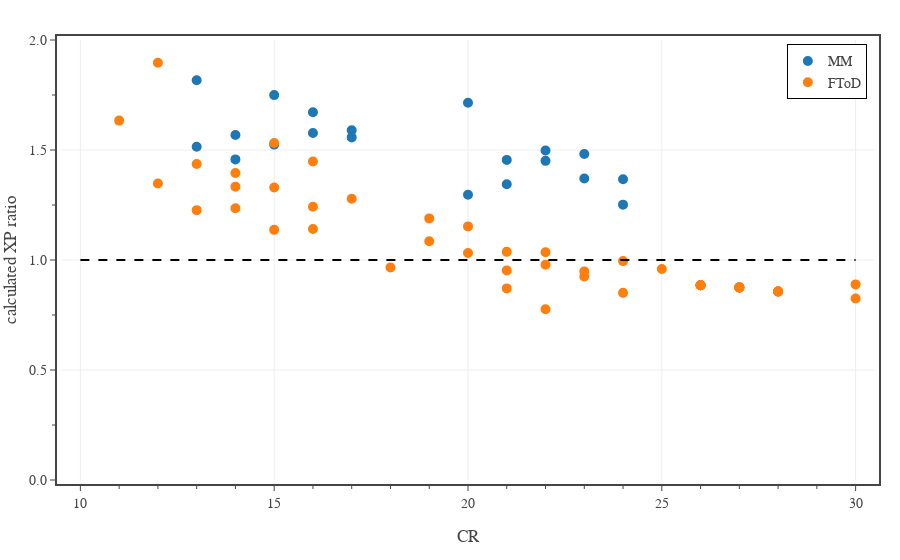

The notebook cell this image was saved under:
### Code cell
# comparison between dragons published in the MM and those puliblished in FToD

# summarize the current dataset
df1 = df0[df0['CR'].between(1,30) & df0['Legendary'].isin(['L','LL']) & df0['Type'].isin(['dragon'])]

# create figure
fig = go.Figure(
    layout=go.Layout(
        template=TFB_TEMPLATE,
        xaxis=dict(
            title_text='CR',
            range=[9.5,30.5],
        ),
        yaxis=dict(
            title_text='calculated XP ratio',
            range=[0, 2],
            tick0=0, dtick=0.5,
            tickformat='.1f',
            minor=dict(tick0=0, dtick=0.25),
        ),
        legend=dict(
            yanchor='top',  y=0.99,
            xanchor='right', x=0.99,
            orientation='v',
        ),
    )
)

# plot results
dft = df1[df1['Book'].isin(['MM'])]
fig.add_trace(go.Scatter(
    x=dft['CR'], 
    y=dft['eXP Ratio'],
    mode='markers',
    name='MM',
    marker=dict(
        size=8, 
        color='#1f77b4', 
        line=dict(color='#1f77b4', width=2)
    ),
    customdata = np.stack((dft['Monster'], dft['Book']), axis=-1),
    hovertemplate = '<b>%{customdata[0]}</b><br>'
                  + 'Book: %{customdata[1]}<br>'
                  + 'CR: %{x:.0f}<br>'
                  + 'XP ratio: %{y:.2f}<br>'
                  + '<extra></extra>',
))

dft = df1[df1['Book'].isin(['FToD'])]
fig.add_trace(go.Scatter(
    x=dft['CR'], 
    y=dft['eXP Ratio'],
    mode='markers',
    name='FToD',
    marker=dict(
        size=8, 
        color='#ff7f0e', 
        line=dict(color='#ff7f0e', width=2)
    ),
    customdata = np.stack((dft['Monster'], dft['Book']), axis=-1),
    hovertemplate = '<b>%{customdata[0]}</b><br>'
                  + 'Book: %{customdata[1]}<br>'
                  + 'CR: %{x:.0f}<br>'
                  + 'XP ratio: %{y:.2f}<br>'
                  + '<extra></extra>',
))

fig.add_trace(go.Scatter(
    x=[10,30], 
    y=[1, 1],
    mode='lines', 
    line=dict(color='black', dash='dash'),
    showlegend=False,
    hoverinfo='skip'
))

# show figure
fig.show(config=TFB_CONFIG)

# save large format figure
if SAVEFIGS:
    file_name = f'./fig-exp-ratio-vs-cr-mm-ftod-type-dragon-large.html'
    fig.write_html(
        file_name, 
        include_plotlyjs=False, 
        full_html=False, 
        config=TFB_CONFIG
    )
    # add style to figure
    with open(file_name, 'r') as fin:
        fig_soup = BeautifulSoup(fin, 'html.parser')

    fig_soup.div['class'] = 'plotly-div-large'
    #fig_soup.div['style'] = 'aspect-ratio: 600/500;'
    with open(file_name, 'wb') as fout:
        fout.write(fig_soup.prettify('utf-8'))

# save small format figure
if SAVEFIGS:
    fig.update_traces(marker=dict(size=6))
    fig.update_layout(font=dict(size=10), legend=dict(font=dict(size=10)))
    file_name = f'./fig-exp-ratio-vs-cr-mm-ftod-type-dragon-small.html'
    fig.write_html(
        file_name, 
        include_plotlyjs=False, 
        full_html=False, 
        config=TFB_CONFIG
    )
    # add style to figure
    with open(file_name, 'r') as fin:
        fig_soup = BeautifulSoup(fin, 'html.parser')

    fig_soup.div['class'] = 'plotly-div-small'
    fig_soup.div['style'] = 'aspect-ratio: 600/500;'
    with open(file_name, 'wb') as fout:
        fout.write(fig_soup.prettify('utf-8'))

### Figure 1 — Plotly figure (JSON) as saved in the notebook; plotly's stock layout.template omitted (floating-point values rounded to 4 significant figures)
{"data": [{"customdata": [["Black Dragon, Adult", "MM"], ["Black Dragon, Ancient", "MM"], ["Blue Dragon, Adult", "MM"], ["Blue Dragon, Ancient", "MM"], ["Brass Dragon, Adult", "MM"], ["Brass Dragon, Ancient", "MM"], ["Bronze Dragon, Adult", "MM"], ["Bronze Dragon, Ancient", "MM"], ["Copper Dragon, Adult", "MM"], ["Copper Dragon, Ancient", "MM"], ["Gold Dragon, Adult", "MM"], ["Gold Dragon, Ancient", "MM"], ["Green Dragon, Adult", "MM"], ["Green Dragon, Ancient", "MM"], ["Red Dragon, Adult", "MM"], ["Red Dragon, Ancient", "MM"], ["Silver Dragon, Adult", "MM"], ["Silver Dragon, Ancient", "MM"], ["White Dragon, Adult", "MM"], ["White Dragon, Ancient", "MM"]], "hovertemplate": "<b>%{customdata[0]}</b><br>Book: %{customdata[1]}<br>CR: %{x:.0f}<br>XP ratio: %{y:.2f}<br><extra></extra>", "marker": {"color": "#1f77b4", "line": {"color": "#1f77b4", "width": 2}, "size": 8}, "mode": "markers", "name": "MM", "type": "scatter", "x": [14, 21, 16, 23, 13, 20, 15, 22, 14, 21, 17, 24, 15, 22, 17, 24, 16, 23, 13, 20], "y": [1.568, 1.455, 1.577, 1.482, 1.515, 1.297, 1.749, 1.497, 1.457, 1.345, 1.557, 1.252, 1.525, 1.451, 1.59, 1.367, 1.671, 1.37, 1.817, 1.715]}, {"customdata": [["Amethyst Dragon, Adult", "FToD"], ["Amethyst Dragon, Adult", "FToD"], ["Amethyst Dragon, Ancient", "FToD"], ["Amethyst Dragon, Ancient", "FToD"], ["Amethyst Greatwyrm", "FToD"], ["Bahamut, Aspect of", "FToD"], ["Black Greatwyrm", "FToD"], ["Blue Greatwyrm", "FToD"], ["Brass Greatwyrm", "FToD"], ["Bronze Greatwyrm", "FToD"], ["Copper Greatwyrm", "FToD"], ["Crystal Dragon, Adult", "FToD"], ["Crystal Dragon, Adult", "FToD"], ["Crystal Dragon, Ancient", "FToD"], ["Crystal Dragon, Ancient", "FToD"], ["Crystal Greatwyrm", "FToD"], ["Deep Dragon, Adult", "FToD"], ["Deep Dragon, Adult", "FToD"], ["Deep Dragon, Ancient", "FToD"], ["Deep Dragon, Ancient", "FToD"], ["Dragon Turtle, Ancient", "FToD"], ["Dragon Turtle, Ancient", "FToD"], ["Emerald Dragon, Adult", "FToD"], ["Emerald Dragon, Adult", "FToD"], ["Emerald Dragon, Ancient", "FToD"], ["Emerald Dragon, Ancient", "FToD"], ["Emerald Greatwyrm", "FToD"], ["Gold Greatwyrm", "FToD"], ["Green Greatwyrm", "FToD"], ["Moonstone Dragon, Adult", "FToD"], ["Moonstone Dragon, Adult", "FToD"], ["Moonstone Dragon, Ancient", "FToD"], ["Moonstone Dragon, Ancient", "FToD"], ["Red Greatwyrm", "FToD"], ["Sapphire Dragon, Adult", "FToD"], ["Sapphire Dragon, Adult", "FToD"], ["Sapphire Dragon, Ancient", "FToD"], ["Sapphire Dragon, Ancient", "FToD"], ["Sapphire Greatwyrm", "FToD"], ["Sea Serpent, Ancient", "FToD"], ["Silver Greatwyrm", "FToD"], ["Tiamat, Aspect of", "FToD"], ["Topaz Dragon, Adult", "FToD"], ["Topaz Dragon, Adult", "FToD"], ["Topaz Dragon, Ancient", "FToD"], ["Topaz Dragon, Ancient", "FToD"], ["Topaz Greatwyrm", "FToD"], ["White Greatwyrm", "FToD"]], "hovertemplate": "<b>%{customdata[0]}</b><br>Book: %{customdata[1]}<br>CR: %{x:.0f}<br>XP ratio: %{y:.2f}<br><extra></extra>", "marker": {"color": "#ff7f0e", "line": {"color": "#ff7f0e", "width": 2}, "size": 8}, "mode": "markers", "name": "FToD", "type": "scatter", "x": [16, 17, 23, 24, 26, 30, 27, 27, 28, 28, 28, 12, 13, 19, 20, 26, 11, 12, 18, 19, 24, 25, 14, 15, 21, 22, 26, 28, 27, 15, 16, 21, 22, 27, 15, 16, 22, 23, 26, 14, 28, 30, 13, 14, 20, 21, 26, 27], "y": [1.242, 1.278, 0.9249, 0.8507, 0.885, 0.8251, 0.8755, 0.8755, 0.8569, 0.8569, 0.8569, 1.347, 1.437, 1.086, 1.153, 0.885, 1.634, 1.897, 0.9657, 1.189, 0.995, 0.9588, 1.334, 1.532, 1.037, 1.035, 0.885, 0.8569, 0.8755, 1.137, 1.141, 0.871, 0.7761, 0.8755, 1.33, 1.448, 0.9787, 0.9483, 0.885, 1.235, 0.8569, 0.8891, 1.227, 1.396, 1.032, 0.9528, 0.885, 0.8755]}, {"hoverinfo": "skip", "line": {"color": "black", "dash": "dash"}, "mode": "lines", "showlegend": false, "type": "scatter", "x": [10, 30], "y": [1, 1]}], "layout": {"legend": {"orientation": "v", "x": 0.99, "xanchor": "right", "y": 0.99, "yanchor": "top"}, "xaxis": {"range": [9.5, 30.5], "title": {"text": "CR"}}, "yaxis": {"dtick": 0.5, "minor": {"dtick": 0.25, "tick0": 0}, "range": [0, 2], "tick0": 0, "tickformat": ".1f", "title": {"text": "calculated XP ratio"}}}}
